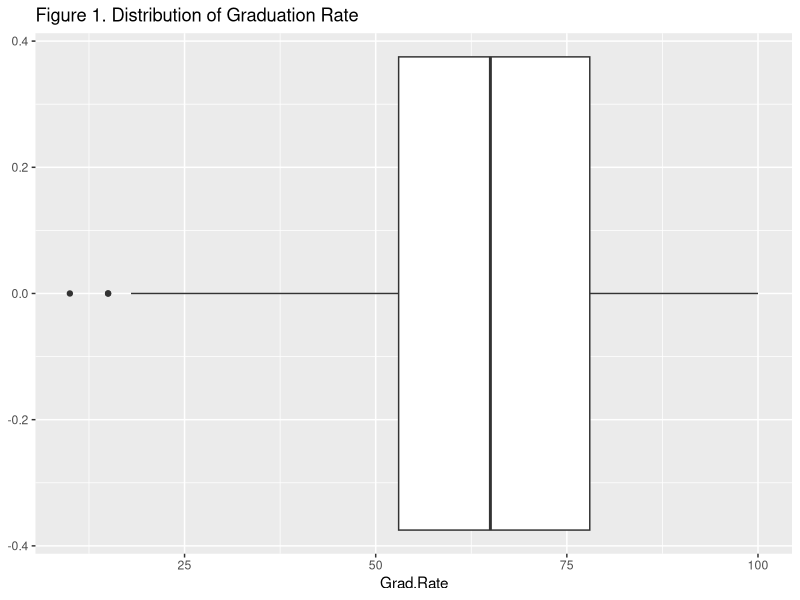
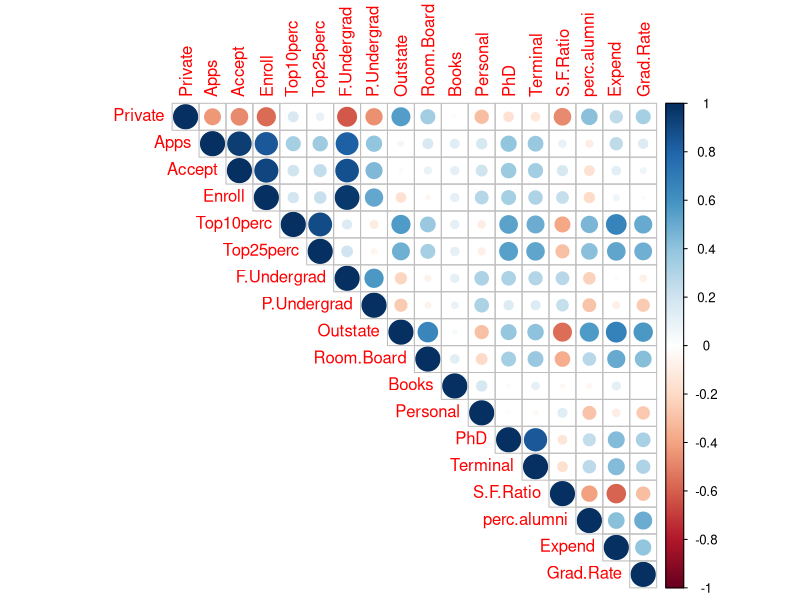
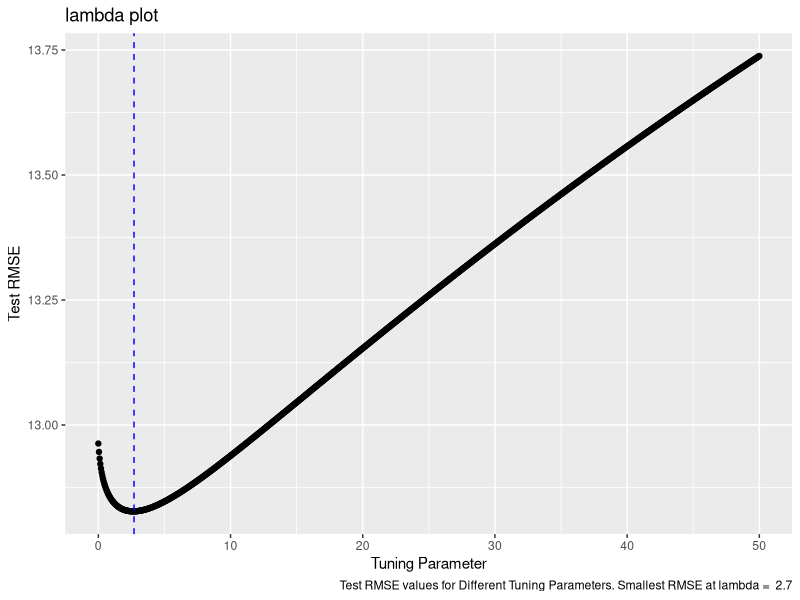

Here is the R script that generated these plots, in order:
## ---- chunk 1
knitr::opts_chunk$set(echo = TRUE)
## ---- chunk 2
#Load all required packages
library(ggplot2)
library(broom)
library(gridExtra)
library(dplyr)
library(class)
library(tidyverse)
library(gridExtra)
library(leaps)
library(corrplot)
library(RColorBrewer)
library(glmnet)
## ---- chunk 3
#loading data needed
collegeData<-read.csv("collegedata.csv")
## ---- chunk 4
glimpse(collegeData)
## ---- chunk 5
ggplot(data=collegeData,aes(x=Grad.Rate))+
  geom_boxplot()+
  ggtitle("Figure 1. Distribution of Graduation Rate")
## ---- chunk 6
gradmax<-max(collegeData$Grad.Rate)
gradmin<-min(collegeData$Grad.Rate)
knitr::kable(c("Largest" = gradmax,"Smallest" = gradmin),caption =  "Table 1. Largest and Smallest")
## ---- chunk 7
## MSE = RSS/n
MSE<-sum((collegeData$Grad.Rate-mean(collegeData$Grad.Rate))^2)/776
RMSE<-sqrt(MSE)
knitr::kable(c("MSE" = MSE,"RMSE" = RMSE),caption = "Table 2.MSE and RMSE")
## ---- chunk 8
fac_ratio_only<-lm(data = collegeData, Grad.Rate~S.F.Ratio)
SFonly_Pred<-data.frame("Y_hat" = rep(NA,776))
SFonly_Pred$Y_hat<-predict(fac_ratio_only)
MSE_fac_Ratio<-sum((SFonly_Pred$Y_hat-mean(SFonly_Pred$Y_hat))^2)/776
RMSE_fac_Ratio<-sqrt(MSE_fac_Ratio)
## ---- chunk 9
collegeData$Private<-ifelse(collegeData$Private == "Yes",1,0)
M<-cor(collegeData[,2:19])
corrplot(M, method = "circle",type = "upper")
## ---- chunk 10
XD <- model.matrix(Grad.Rate ~ ., data = collegeData[,-1])
## ---- chunk 11
# Train Ridge
ridge.model2<- glmnet(XD[,-1], collegeData$Grad.Rate, alpha = 0, lambda =2 , standardize = TRUE)
## ---- chunk 12
# Print the coefficients
Betas <- data.frame("Ridge" = as.numeric(coefficients(ridge.model2)))
rownames(Betas) <- colnames(XD)
knitr::kable(Betas,
            caption = "Table 3. Coefficients with Tuning Parameter = 2")
## ---- chunk 13
knitr::kable(sum(ridge.model2$beta),caption = "Table 4. Sum of Coefficients when lambda = 2 ")
## ---- chunk 14
ridge.model200<- glmnet(XD[,-1], collegeData$Grad.Rate, alpha = 0, lambda =200 , standardize = TRUE)


Betas200 <- data.frame("Ridge" = as.numeric(coefficients(ridge.model2)))
rownames(Betas200) <- colnames(XD)
knitr::kable(Betas200,
            caption = "Table 5. Coefficients with Tuning Parameter = 200 ")
## ---- chunk 15
knitr::kable(sum(ridge.model200$beta),caption = "Table 6. Sum of Coefficients when lambda = 200")
## ---- chunk 16
set.seed(100)
ridge.mod <- cv.glmnet(XD[,-1], collegeData$Grad.Rate , alpha = 0 , lambda = seq(from=0, to=50,by=0.05) , standardize = TRUE)
## ---- chunk 17
ridgePlot <- function(ridge.mod, metric, title){
  library(ggplot2)
  
  smallestLambda <- ridge.mod$lambda[which.min(ridge.mod$cvm)] 
  
  if(metric == "MSE"){
  g1 <- ggplot( data.frame(ridge.mod$lambda), aes( x = ridge.mod$lambda, y = (ridge.mod$cvm))) + geom_point() + geom_vline( xintercept = smallestLambda, col = "blue" , lty = 2 ) +  labs(caption = paste("Test MSE values for Different Tuning Parameters. Smallest MSE at lambda = ", smallestLambda), title = title, y = "Test MSE", x = "Tuning Parameter")
  
  }
  
  if(metric == "RMSE"){
  g1 <- ggplot( data.frame(ridge.mod$lambda), aes( x = ridge.mod$lambda, y = sqrt(ridge.mod$cvm))) + geom_point() + geom_vline( xintercept = smallestLambda, col = "blue" , lty = 2 ) +  labs(caption = paste("Test RMSE values for Different Tuning Parameters. Smallest RMSE at lambda = ", smallestLambda), title = title, y = "Test RMSE", x = "Tuning Parameter")

  }
  
  g1
}
## ---- chunk 18
ridgePlot(ridge.mod, metric = "RMSE" , title ="lambda plot" )
